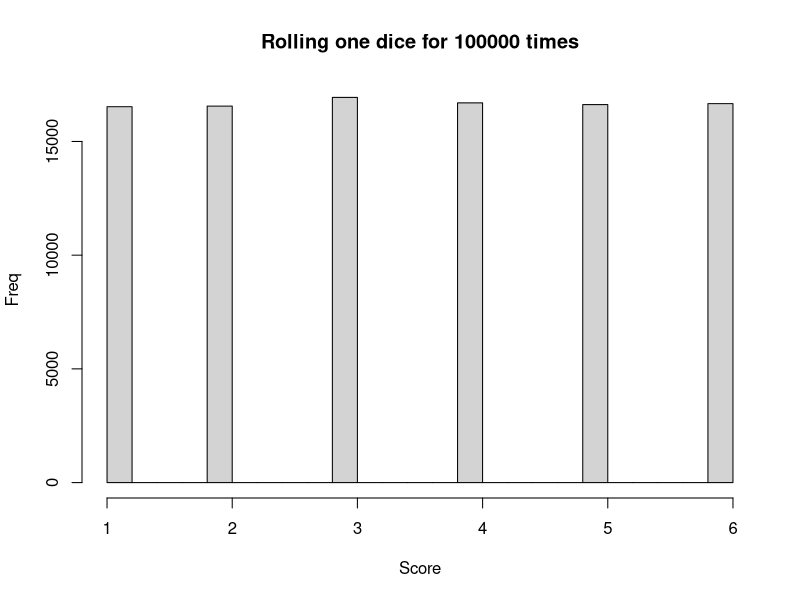
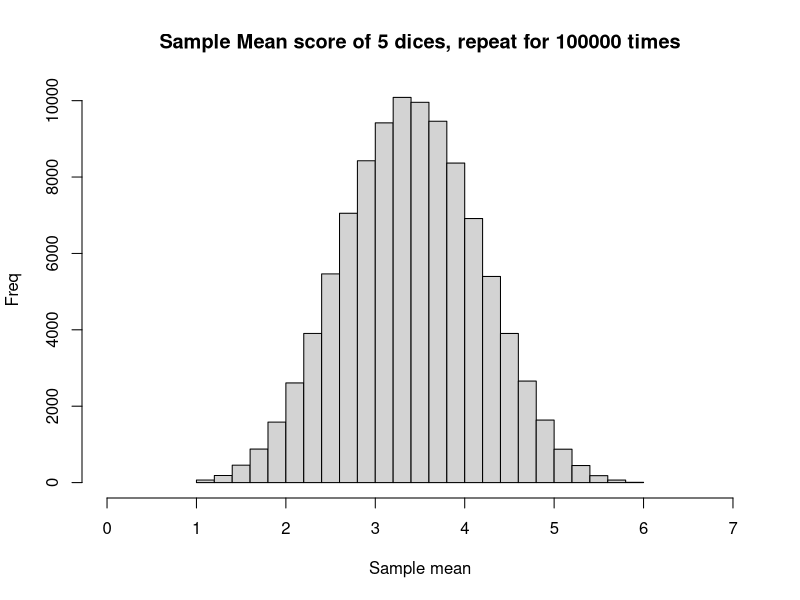
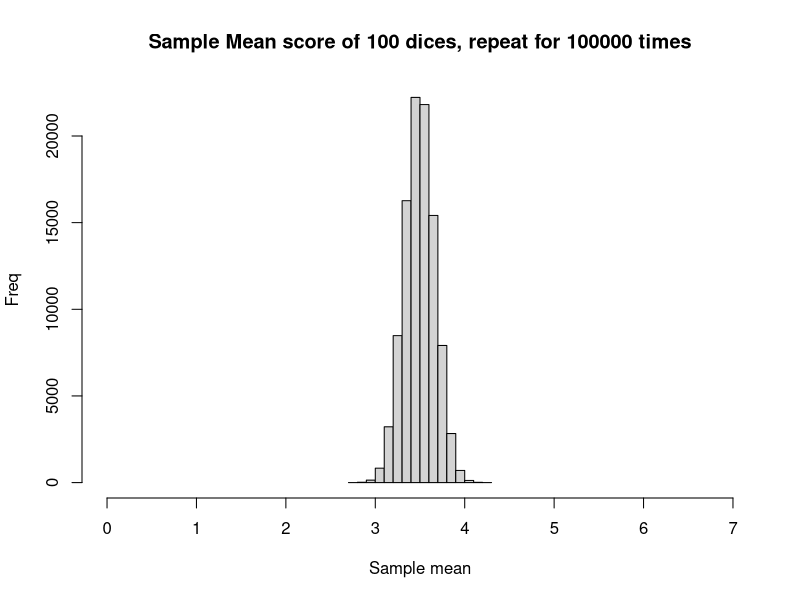

R code for these plots, in order: (Note: this script raises an error after producing the figures.)
## ---- chunk 1
onedice <- sample(c(1,2,3,4,5,6), 100000, replace=TRUE)
hist(onedice, main="Rolling one dice for 100000 times", xlab="Score", ylab="Freq")
## ---- chunk 2
fivedices <- replicate(100000, mean(sample(c(1,2,3,4,5,6), 5, replace=TRUE)))
hist(fivedices, main="Sample Mean score of 5 dices, repeat for 100000 times", xlab="Sample mean", ylab="Freq", xlim=c(0,7))
## ---- chunk 3
hundreddices <- replicate(100000, mean(sample(c(1,2,3,4,5,6), 100, replace=TRUE)))
hist(hundreddices, main="Sample Mean score of 100 dices, repeat for 100000 times", xlab="Sample mean", ylab="Freq", xlim=c(0,7))
## ---- chunk 4
library(plyr)
summary.table <- ldply(data.frame(onedice, fivedices,hundreddices),function(x) { c(mean(x), sd(x)) })
colnames(summary.table) <- c("simulation", "mean", "SD")
kable(summary.table)
